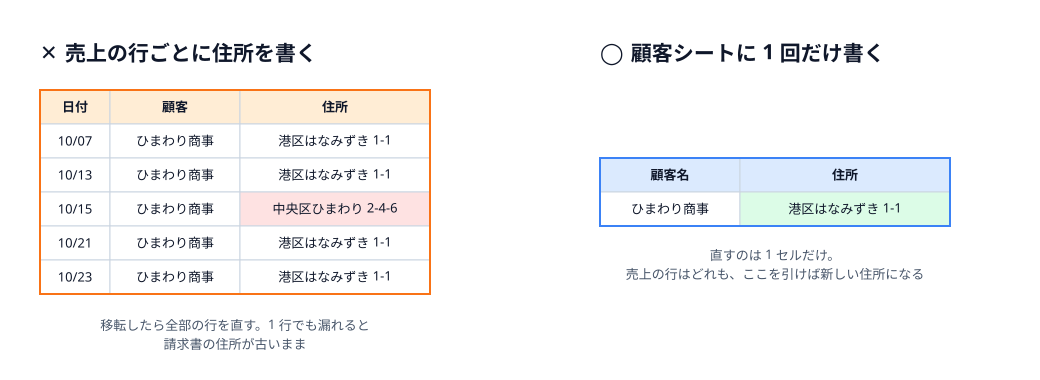

Recreate this plot in Python.
"""6-2: 住所を全部の行に書くと、移転のたびに全部を直して漏れが出る。マスタなら 1 か所（BALANCE / SCALE）。"""
import sys
sys.path.insert(0, "/Users/seekseep/.claude/skills/genfig")
sys.path.insert(0, "../../../../tools")
from genfig import Canvas
from figtable import table

c = Canvas(1040, 380)
c.text(40, 60, "✕ 売上の行ごとに住所を書く", scale="heading", align="left")
table(c, 40, 90, [
    ["日付", "顧客", "住所"],
    ["10/07", "ひまわり商事", "港区はなみずき 1-1"],
    ["10/13", "ひまわり商事", "港区はなみずき 1-1"],
    ["10/15", "ひまわり商事", "中央区ひまわり 2-4-6"],
    ["10/21", "ひまわり商事", "港区はなみずき 1-1"],
    ["10/23", "ひまわり商事", "港区はなみずき 1-1"],
], [70, 130, 190], color="orange", h=34, fills={(3, 2): "red"})
c.text(235, 330, "移転したら全部の行を直す。1 行でも漏れると\n請求書の住所が古いまま", scale="caption")

c.text(600, 60, "◯ 顧客シートに 1 回だけ書く", scale="heading", align="left")
table(c, 600, 158, [
    ["顧客名", "住所"],
    ["ひまわり商事", "港区はなみずき 1-1"],
], [140, 210], color="blue", h=34, fills={(1, 1): "green"})
c.text(775, 260, "直すのは 1 セルだけ。\n売上の行はどれも、ここを引けば新しい住所になる", scale="caption")
c.save("01-update-anomaly.svg")
